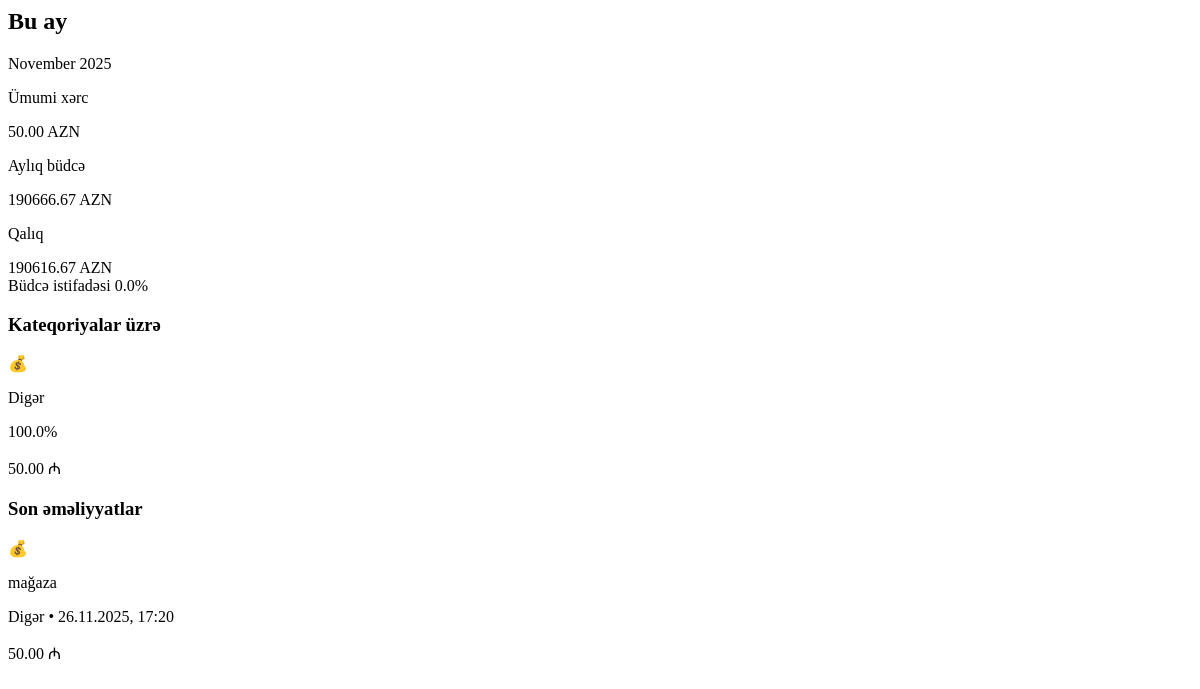
The page /api/dashboard-updates (signed in) on the database as committed earlier.
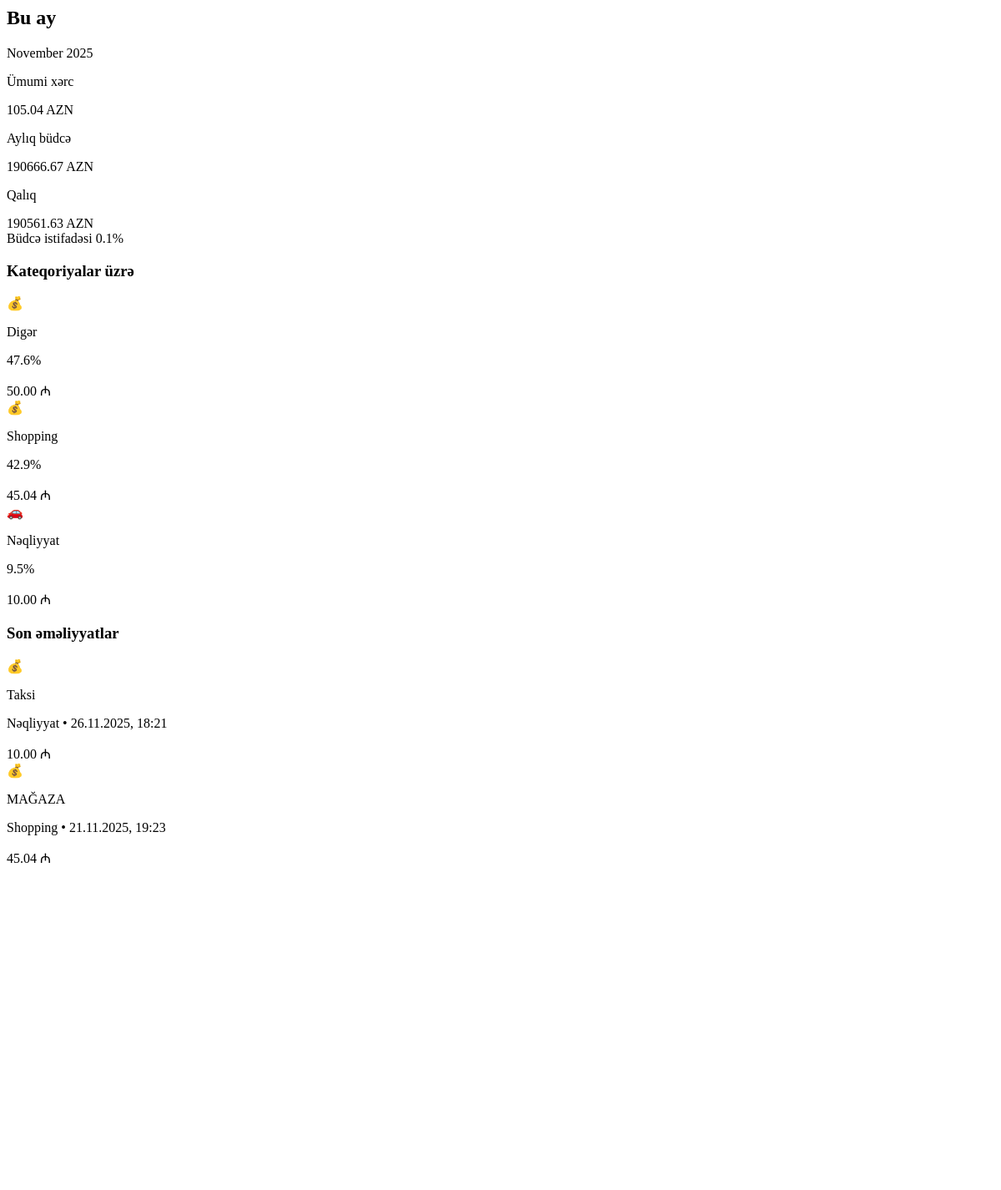
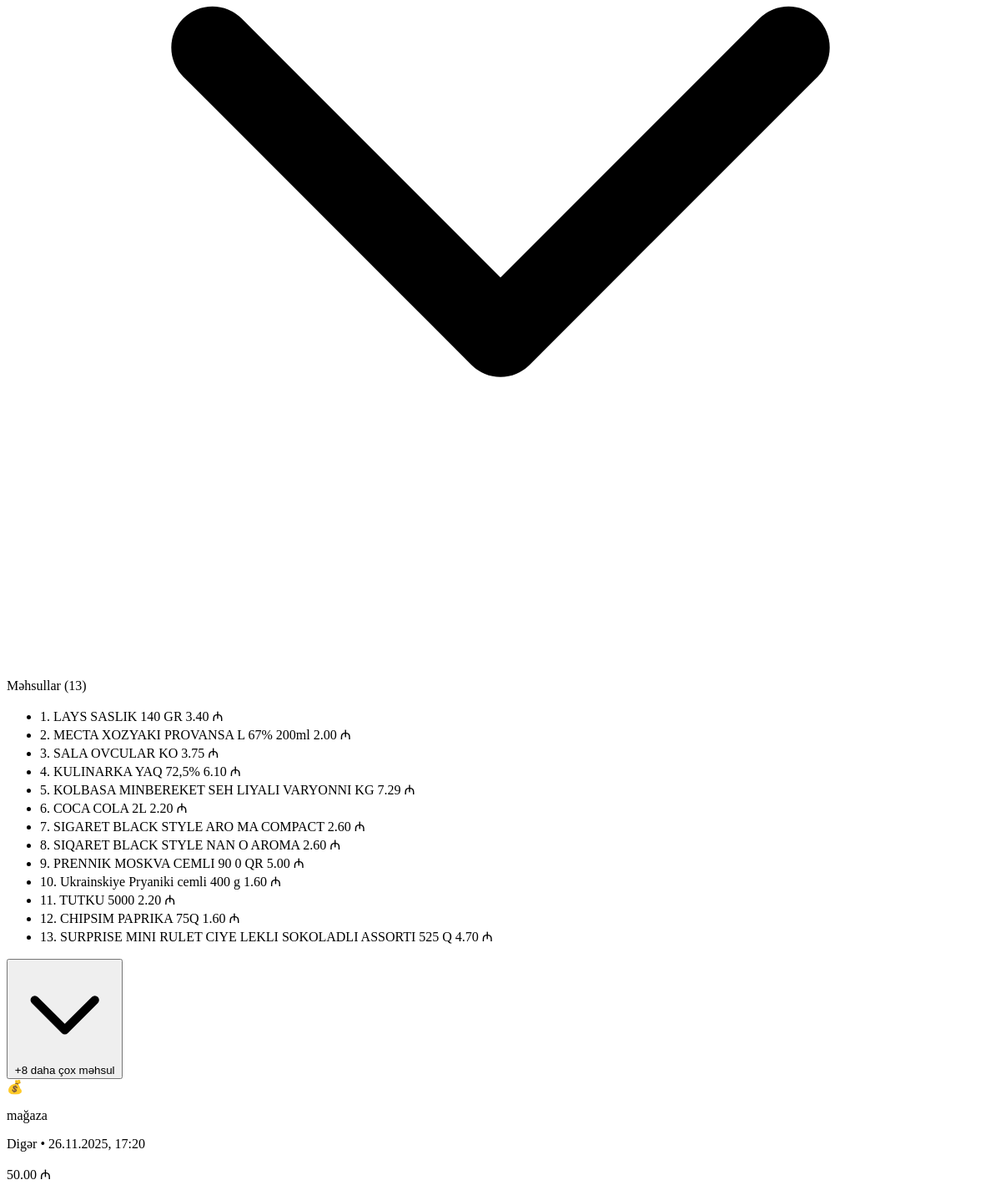
The same page on the database as committed later (2 pictures, top to bottom).
### models.py (models this page shows, shortened)
class User(Base):
    __tablename__ = "users"
    id = Column(Integer, primary_key=True, index=True)
    username = Column(String, unique=True, index=True, nullable=False)
    password_hash = Column(String, nullable=True)  # Hashed password (nullable for demo user)
    monthly_income = Column(Float, nullable=True)  # Monthly salary/income
    monthly_budget = Column(Float, default=1000.0)
    xp_points = Column(Integer, default=0)
    level_title = Column(String, default="Rookie")
    preferred_language = Column(String, default="az")  # az, en, ru
    voice_enabled = Column(Boolean, default=True)
    daily_budget_limit = Column(Float, nullable=True)
    currency = Column(String, default="AZN")  # Display/Base currency
    personality_mode = Column(String, default="normal")  # normal, mom, strict
    is_premium = Column(Boolean, default=False)  # Premium subscription status
    readability_mode = Column(Boolean, default=False)  # Accessibility mode for vision-impaired users
    ai_name = Column(String, default="FinMate")  # Customizable AI name
    ai_attitude = Column(String, default="Professional")  # Strict, Funny, Sarcastic, Supportive
    ai_style = Column(String, default="Formal")  # Slang, Shakespearean, Dialect, Short
    ai_persona_mode = Column(String, default="Auto")  # Auto (behavioral profiling) or Manual
    login_streak = Column(Integer, default=0)
    last_login_date = Column(Date, nullable=True)
    created_at = Column(DateTime, default=datetime.utcnow)
    expenses = relationship("Expense", back_populates="user", cascade="all, delete-orphan")
    chat_messages = relationship("ChatMessage", back_populates="user", cascade="all, delete-orphan")
    xp_logs = relationship("XPLog", back_populates="user", cascade="all, delete-orphan")
    dreams = relationship("Dream", back_populates="user", cascade="all, delete-orphan")

class Expense(Base):
    __tablename__ = "expenses"
    id = Column(Integer, primary_key=True, index=True)
    user_id = Column(Integer, ForeignKey("users.id"), nullable=False)
    amount = Column(Float, nullable=False)
    merchant = Column(String, nullable=False)
    category = Column(String, nullable=False)  # Food, Transport, Shopping, Bills, etc.
    date = Column(DateTime, default=datetime.utcnow, nullable=False)
    is_subscription = Column(Boolean, default=False)
    items = Column(JSON, nullable=True)  # For itemized receipts: [{"name": "Burger", "price": 5.99}, ...]
    notes = Column(Text, nullable=True)
    created_at = Column(DateTime, default=datetime.utcnow)
    user = relationship("User", back_populates="expenses")

### main.py (the view)
@app.get("/api/dashboard-updates")
async def get_dashboard_updates(request: Request, db: Session = Depends(get_db)):
    user = get_current_user(request, db)
    if not user:
        raise HTTPException(status_code=401, detail="Authentication required")
    now = datetime.now()
    start_of_month = datetime(now.year, now.month, 1)
    expenses = db.query(Expense).filter(
        Expense.user_id == user.id,
        Expense.date >= start_of_month
    ).all()
    total_spending = sum(e.amount for e in expenses)
    category_data = {}
    for exp in expenses:
        category_data[exp.category] = category_data.get(exp.category, 0) + exp.amount
    budget_percentage = 0
    if user.monthly_budget > 0:
        budget_percentage = (total_spending / user.monthly_budget) * 100
    recent_expenses = db.query(Expense).filter(
        Expense.user_id == user.id
    ).order_by(Expense.created_at.desc()).limit(10).all()
    return templates.TemplateResponse("partials/dashboard_updates.html", {
        "request": request,
        "user": user,
        "total_spending": total_spending,
        "budget_percentage": budget_percentage,
        "category_data": category_data,
        "recent_expenses": recent_expenses,
        "now": now,
        "min": min,
        "float": float
    })

### templates/partials/dashboard_updates.html (shortened to what the changed rows need)
<div id="dashboard-stats" hx-swap-oob="true" class="glass-card p-6 slide-up desktop-full-width">
    <div class="flex items-center justify-between mb-4">
        <h2 class="text-xl font-bold text-white">Bu ay</h2>
    </div>
    <div class="grid grid-cols-1 md:grid-cols-3 gap-6">
        <div>
            <div class="flex items-end gap-2">
                <span class="text-4xl font-bold text-white">{{ "%.2f"|format(total_spending) }}</span>
                <span class="text-lg text-white/70 mb-1">AZN</span>
            </div>
        </div>
        <div>
            <div class="flex items-end gap-2">
                <span class="text-4xl font-bold text-white">{{ "%.2f"|format(user.monthly_budget) }}</span>
                <span class="text-lg text-white/70 mb-1">AZN</span>
            </div>
        </div>
        <div>
            <div class="flex items-end gap-2">
                <span
                    class="text-4xl font-bold {% if (user.monthly_budget - total_spending) < 0 %}text-red-400{% else %}text-green-400{% endif %}">
                    {{ "%.2f"|format(user.monthly_budget - total_spending) }}
                </span>
                <span class="text-lg text-white/70 mb-1">AZN</span>
            </div>
        </div>
    </div>
    <div class="mt-6">
        <div class="flex justify-between items-center mb-2">
            <span class="text-sm text-white/70">Büdcə istifadəsi</span>
            <span class="text-sm font-bold text-white">{{ "%.1f"|format(budget_percentage) }}%</span>
        </div>
    </div>
</div>
<div id="category-breakdown" hx-swap-oob="true" class="glass-card p-6 slide-up" style="animation-delay: 0.1s">
    <div class="space-y-3">
        {% for category, amount in category_data.items() %}
        {% set category_percent = (amount / total_spending * 100) if total_spending > 0 else 0 %}
        <div class="group hover:bg-white/5 p-3 rounded-xl transition">
            <div class="flex items-center justify-between mb-2">
                <div class="flex items-center gap-3">
                    <div class="w-10 h-10 rounded-lg
                        {% if 'Market' in category %}category-market
                        {% elif 'Restoran' in category %}category-restoran
                        {% elif 'Kafe' in category %}category-kafe
                        {% elif 'Nəqliyyat' in category %}category-transport
                        {% elif 'Mobil' in category or 'İnternet' in category %}category-mobile
                        {% elif 'Kommunal' in category %}category-kommunal
                        {% elif 'Geyim' in category or 'Alış-veriş' in category %}category-shopping
                        {% elif 'Online' in category %}category-online
                        {% elif 'Əyləncə' in category %}category-entertainment
                        {% elif 'Aptек' in category or 'İdman' in category %}category-health
                        {% elif 'Bank' in category or 'E-ödəniş' in category %}category-bank
                        {% else %}bg-gradient-to-br from-gray-400 to-gray-600{% endif %}
                        flex items-center justify-center text-xl">
                        {% if 'Market' in category %}🛒
                        {% elif 'Restoran' in category %}🍽️
                        {% elif 'Kafe' in category %}☕
                        {% elif 'Nəqliyyat' in category %}🚗
                        {% elif 'Mobil' in category %}📱
                        {% elif 'İnternet' in category %}🌐
                        {% elif 'Kommunal' in category %}⚡
                        {% elif 'Geyim' in category %}👔
                        {% elif 'Alış-veriş' in category %}🏬
                        {% elif 'Online' in category %}📦
                        {% elif 'Əyləncə' in category %}🎬
                        {% elif 'Aptек' in category %}💊
                        {% elif 'İdman' in category %}💪
                        {% elif 'Bank' in category %}🏦
                        {% elif 'E-ödəniş' in category %}💳
                        {% elif 'Dövlət' in category %}🏛️
                        {% else %}💰{% endif %}
                    </div>
                    <div>
                        <p class="text-white font-medium">{{ category }}</p>
                        <p class="text-xs text-white/60">{{ category_percent | round(1) }}%</p>
                    </div>
                </div>
                <span class="text-white font-bold">{{ "%.2f"|format(amount) }} ₼</span>
            </div>
        </div>
        {% endfor %}
    </div>
</div>
<div id="recent-transactions" hx-swap-oob="true" class="glass-card p-6 slide-up" style="animation-delay: 0.2s">
    <div class="space-y-3 max-h-[600px] overflow-y-auto">
        {% for expense in recent_expenses %}
        {% set txn_id = 'txn-' ~ expense.id %}
        <div class="py-3 border-b border-white/10 rounded-lg transition">
            <div class="flex items-center justify-between hover:bg-white/5 px-2 py-2 rounded-lg transition cursor-pointer transaction-header"
                data-transaction-id="{{ txn_id }}" data-target="items-{{ txn_id }}" aria-expanded="false">
                <div class="flex items-center gap-3">
                    <div class="merchant-logo
                        {% if 'Market' in expense.category or 'Bravo' in expense.merchant or 'Araz' in expense.merchant %}category-market
                        {% elif 'Restoran' in expense.category or 'KFC' in expense.merchant or 'McDonald' in expense.merchant %}category-restoran
                        {% elif 'Kafe' in expense.category or 'Coffee' in expense.merchant or 'Starbucks' in expense.merchant %}category-kafe
                        {% elif 'Nəqliyyat' in expense.category or 'Bolt' in expense.merchant or 'Uber' in expense.merchant %}category-transport
                        {% elif 'Mobil' in expense.category or 'İnternet' in expense.category %}category-mobile
                        {% elif 'Kommunal' in expense.category %}category-kommunal
                        {% elif 'Geyim' in expense.category or 'Alış-veriş' in expense.category %}category-shopping
                        {% elif 'Online' in expense.category or 'AliExpress' in expense.merchant %}category-online
                        {% elif 'Əyləncə' in expense.category or 'Netflix' in expense.merchant %}category-entertainment
                        {% elif 'Aptек' in expense.category or 'İdman' in expense.category %}category-health
                        {% elif 'Bank' in expense.category or 'E-ödəniş' in expense.category or 'Kapital' in expense.merchant %}category-bank
                        {% else %}bg-gradient-to-br from-gray-400 to-gray-600{% endif %}">
                        {{ expense.notes if expense.notes else '💰' }}
                    </div>
                    <div>
                        <p class="text-white font-medium">{{ expense.merchant }}</p>
                        <p class="text-xs text-white/60">{{ expense.category }} • {{
                            expense.date.strftime('%d.%m.%Y, %H:%M') }}</p>
                    </div>
                </div>
                <div class="flex items-center gap-2">
                    <span class="text-white font-bold">{{ "%.2f"|format(expense.amount) }} ₼</span>
                    {% if expense.items and expense.items|length > 0 %}
                    <svg class="w-5 h-5 text-white/50 transition-transform expand-icon" fill="none" stroke="currentColor"
                        viewBox="0 0 24 24">
                        <path stroke-linecap="round" stroke-linejoin="round" stroke-width="2" d="M19 9l-7 7-7-7">
                        </path>
                    </svg>
                    {% endif %}
                </div>
            </div>
            {% if expense.items and expense.items|length > 0 %}
            <div class="transaction-items hidden mt-3 pl-[60px]" id="items-{{ txn_id }}" data-parent="{{ txn_id }}">
                <div class="bg-white/5 rounded-lg p-3 text-xs border border-white/10">
                    <p class="text-white/50 mb-2 font-medium">Məhsullar ({{ expense.items|length }})</p>
                    {% set total_items = expense.items|length %}
                    <ul class="space-y-1.5">
                        {% for item in expense.items %}
                        <li class="flex justify-between text-white/70 py-1 border-b border-white/5 last:border-0 {% if loop.index > 5 %}hidden extra-item-{{ txn_id }}{% endif %}">
                            <span class="flex-1">{{ loop.index }}. {{ item.name }}</span>
                            <span class="font-medium text-white">{{ "%.2f"|format(item.price) }} ₼</span>
                        </li>
                        {% endfor %}
                    </ul>
                    {% if total_items > 5 %}
                    <div class="mt-2 pt-2 border-t border-white/10">
                        <button type="button"
                            class="w-full text-center text-white/60 italic hover:text-white hover:bg-white/5 transition py-1.5 px-3 rounded-lg show-more-items"
                            data-target="{{ txn_id }}" data-count="{{ total_items - 5 }}" data-expanded="false">
                            <span class="flex items-center justify-center gap-1">
                                <svg class="w-4 h-4" fill="none" stroke="currentColor" viewBox="0 0 24 24">
                                    <path stroke-linecap="round" stroke-linejoin="round" stroke-width="2"
                                        d="M19 9l-7 7-7-7"></path>
                                </svg>
                                +{{ total_items - 5 }} daha çox məhsul
                            </span>
                        </button>
                    </div>
                    {% endif %}
                </div>
            </div>
            {% endif %}
        </div>
        {% endfor %}
    </div>
</div>

Rows that differ between the two databases and show on the page:
changed User: user.monthly_budget-total_spending "190616.67" → "190561.63"
computed for Expense "Digər": category_percent "100.0" → "47.6"
added Expense: category "Shopping", category_percent "42.9", amount "45.04", notes "💰", merchant "MAĞAZA", date "21.11.2025, 19:23", items|length "13", name "LAYS SASLIK 140 GR" "MECTA XOZYAKI PROVANSA L 67% 200ml" "SALA OVCULAR KO" "KULINARKA YAQ 72,5%" "KOLBASA MINBEREKET SEH LIYALI VARYONNI KG" "COCA COLA 2L" "SIGARET BLACK STYLE ARO MA COMPACT" "SIQARET BLACK STYLE NAN O AROMA" "PRENNIK MOSKVA CEMLI 90 0 QR" "Ukrainskiye Pryaniki cemli 400 g" "TUTKU 5000" "CHIPSIM PAPRIKA 75Q" "SURPRISE MINI RULET CIYE LEKLI SOKOLADLI ASSORTI 525 Q", price "3.40" "2.00" "3.75" "6.10" "7.29" "2.20" "2.60" "2.60" "5.00" "1.60" "2.20" "1.60" "4.70", total_items "8"
added Expense: category "Nəqliyyat", category_percent "9.5", amount "10.00", notes "💰", merchant "Taksi", date "26.11.2025, 18:21"
Other text that changed with them:
{{ "%.2f"|format(total_spending) }}: "50.00" → "105.04"
{{ "%.1f"|format(budget_percentage) }}: "0.0" → "0.1"
